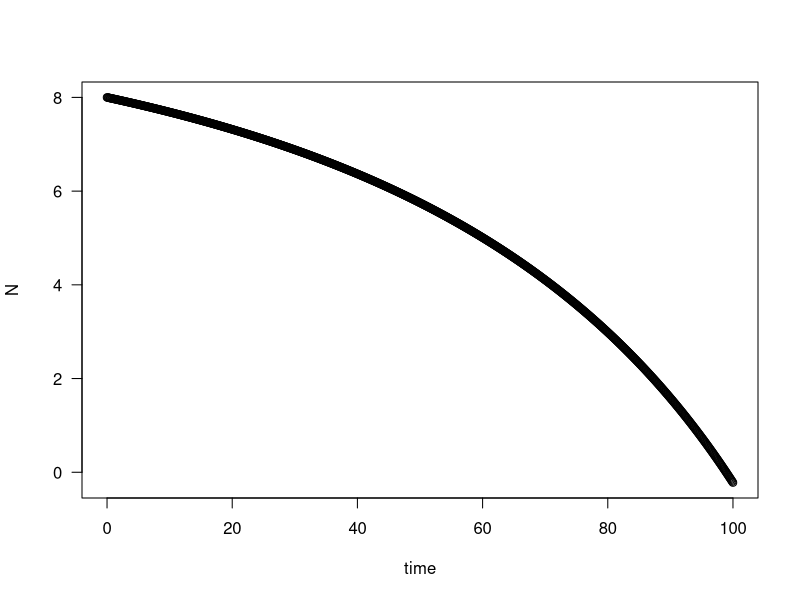
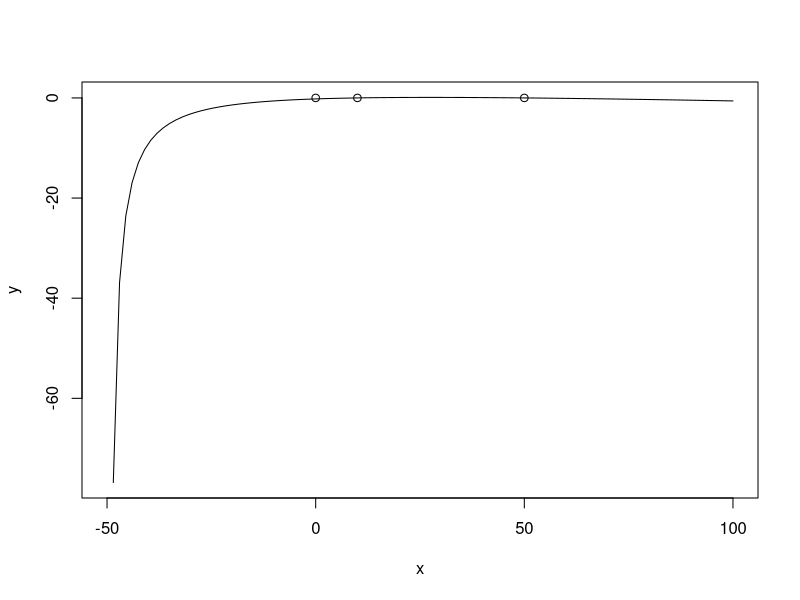
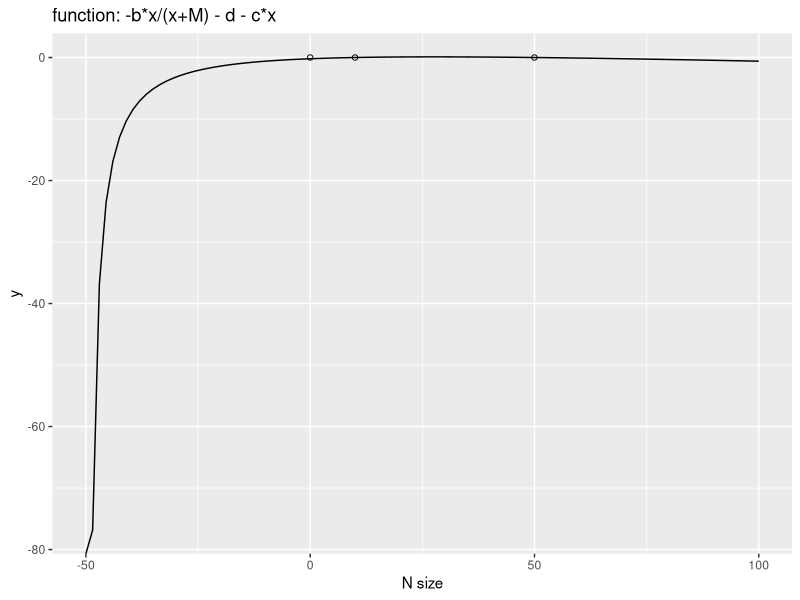

Here is the R script that generated these plots, in order:
## ---- chunk 1
#knowns: grows exponentially, population doubles at 109 days, lethal size of population is 1x10^12 cells.

#question asks: solve for time at which N= 1x10^12 given the rate of growth 
#No= 1
#dN/dT= rN (1-N)- HN
#Nt= Noe^rt
#t= 109 days #time to double
#r =ln(2)/t
# solving for r 
timetodouble=109
r= log(2)/109
r
#r= 0.006359148

#solving for t
log(1e+12)

lnNt<-log(1e+12)
lnNt
lnNo<-log(1)
lnNo

t<- (lnNt- lnNo)/r
t
#t= 4345.082 days 
years<-t/365
#time to reach 1*10^12 cells is 11.9 years
## ---- chunk 2
# dN/dt= b*N/N+M - d

# equilbrium points N*
# N*= dM/b-d 
# N*= 0

# stability point
# F= b*N/N+M -d #taking the derivative of F in terms of N
# dF/dN=[b*N/N+M -d]
# = b[dF/dN N/N+M] - 0 #applying the chain rule d/dN=F (G(N)), d goes to zero because its a constant 
# = b [(N+M)*1 - N(1+0)/(N+M)^2] #M is a constant because its not in terms of N
# = b[N+M-N/(N+M)^2]=> b[M/(N+M)^2]
# dF/dN|N=dM/b-d => (b-d)^2/bM 

## ---- chunk 3

# dN/dT= b*N/(N+M) - d - c*N

require(deSolve)
## Loading required package: deSolve
# Initial values
state <- c(N=8)
times <- seq(0,100,by=0.1)

# Parameters
parameters <- c(b = 2.4,c=0.02,M=50,d=0.2)

# Model
sterile_insect <- function(t,state,parameters){
  with(as.list(c(state,parameters)),{
       dN <- b*N/(N+M) - d - c*N
      list(c(dN))   
  })}


# Solve model and plot results
out <- ode(y = state,times=times,func=sterile_insect,parms=parameters)
par(mfrow=c(1,1))
plot(out[,1],out[,2],ylab='N',xlab='time',las=1)


# Equilbrium points: N*=0, N*=10, N*=50
# Stability points: dF/dN|b*N/(N+M) - d - c*N => [bM/(N+M)^2] - c

# parameters
b=2.4
c=0.02
M=50 
d=0.2
#stability<- b*M/((N+M)^2) - c
N=0
dFdN <- b*(M/(N+M)^2) - c
# print(dFdN)  0.028
N1=10
dFdN1 <- b*(M/(N1+M)^2) - c
# print(dFdN1) 0.013
N2= 50
dFdN2<- b*(M/(N2+M)^2) - c
# print(dFdN2) -0.008 #negative value

# Plot of b*N/(N+M) - d - c*N

x<- c(0,10,50)
y<- c(0,0,0)
points<-cbind(x,y)

curve(b*x/(x+M) - d - c*x, from=-50, to=100, xlab="x", ylab="y")
points(points)


func<-b*x/(x+M) - d - c*x

newpoints<-as.data.frame(points)

# using ggplot
library(ggplot2)
test <- function(x) {2.4 * x/(x+50) - 0.2 - 0.02 * x}
f <- ggplot(data.frame(x = c(-50, 100)), aes(x)) + xlab("N size") + labs(title = "function: -b*x/(x+M) - d - c*x ")
f + stat_function(fun = test) +geom_point(data=newpoints, aes(x=x, y=y), shape=1)
